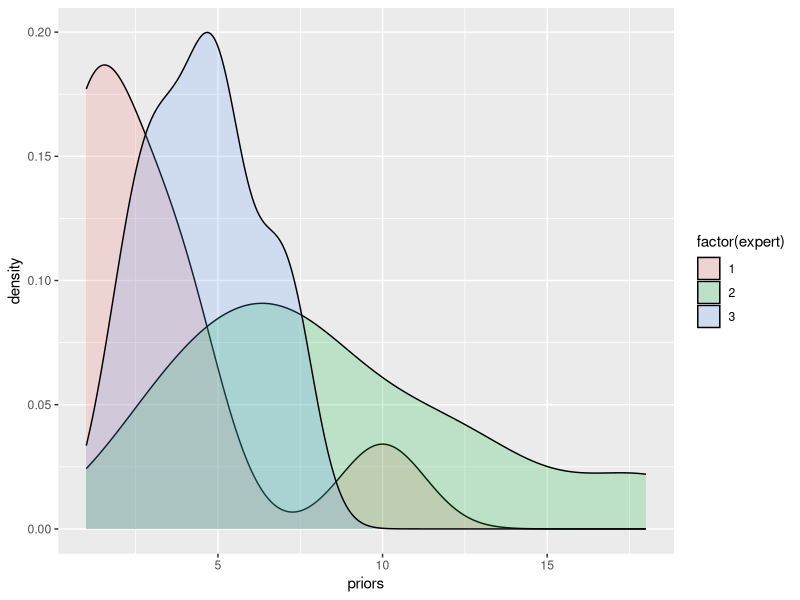
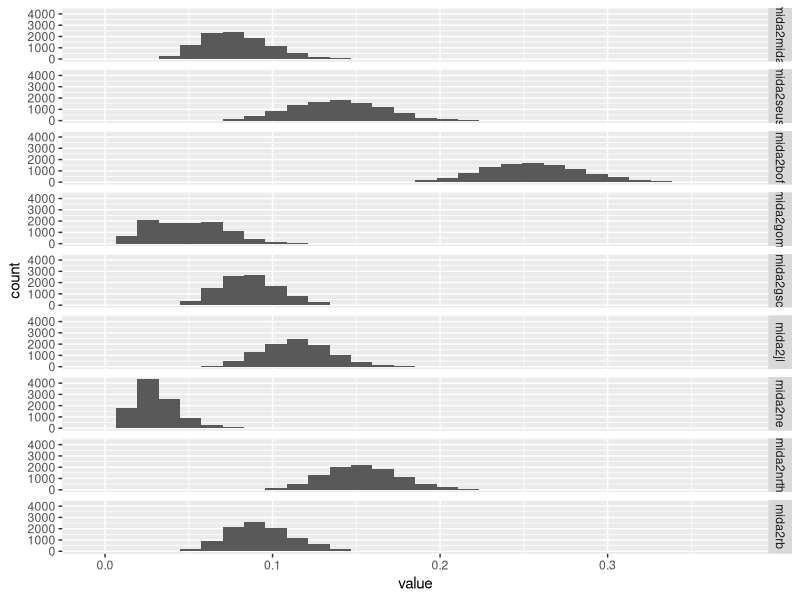

Here is the R script that generated these plots, in order:
## ---- chunk 1
library(ggplot2)
dir1 <- floor(rgamma(9, 2, 0.5));dir1[dir1 == 0] <- 1
dir2 <- floor(rgamma(9, 4, 0.5));dir2[dir2 == 0] <- 1
dir3 <- floor(rgamma(9, 10, 2));dir3[dir3 == 0] <- 1

allDirs <- data.frame(expert = rep(1:3, each = 9), priors = c(dir1, dir2, dir3))
allDirs$priors[allDirs$priors == 0] <- 1

ggplot(allDirs, aes(x = priors, fill = factor(expert))) + 
  geom_density(alpha = 0.2)

simDat <- c(15, 25, 60, 5, 17, 23, 1, 35, 21)

df <- data.frame(data = simDat,
                 expert1 = dir1,
                 expert2 = dir2,
                 expert3 = dir3)
knitr::kable(df, caption = "Table 1. Data for worked example and 3 experts' prior Dirichlet distributions.")
## ---- chunk 2

calcC <- function(data, prior){
  dd <- as.vector(data)
  pp <- as.vector(prior)
  if(length(dd) != length(pp)) stop('Data and prior lengths do not match')
  c <- prod(lgamma(dd + pp)) / lgamma(sum(dd + pp)) 
  # note that without using log gamma, this blows up.
  return(c)
}

calcC(simDat, dir1)
## ---- chunk 3
c1 <- calcC(simDat, dir1)
c2 <- calcC(simDat, dir2)
c3 <- calcC(simDat, dir3)

k1 <- (1/3 * c1) / (1/3 * c1 + 1/3 * c2 + 1/3 * c3)
k2 <- (1/3 * c2) / (1/3 * c1 + 1/3 * c2 + 1/3 * c3)
k3 <- (1/3 * c3) / (1/3 * c1 + 1/3 * c2 + 1/3 * c3)
K <- c(k1, k2, k3)
## ---- chunk 4
round(K, 3)
## ---- chunk 5
a <- runif(1)
a
round(K, 3)
idx <- which.min(abs(K - a)) # I am not sure if this is the right algorithm
# I experimented with findInterval(), but couldn't get what I wanted
prior <- allDirs[allDirs$expert == idx, 'priors']
library(gtools)
post <- rdirichlet(1, simDat + prior)
round(post, 3)
## ---- chunk 6
nsamp <- 10000
outdf <- matrix(nrow = nsamp, ncol = 9)
colnames(outdf) <- c('mida2mida', 'mida2seus', 'mida2bof', 'mida2gom', 
                     'mida2gsc', 'mida2jl', 'mida2ne', 'mida2nrth', 'mida2rb')
for(i in 1:nsamp){
  a <- runif(1)
  idx <- which.min(abs(K - a)) 
  prior <- allDirs[allDirs$expert == idx, 'priors']
  outdf[i, ] <- rdirichlet(1, simDat + prior)
}
## ---- chunk 7
library(reshape2)
library(ggplot2)
dflong <- melt(as.data.frame(outdf))
p <- ggplot(data = dflong, aes(value, group = variable))+
  geom_histogram()+
  facet_grid(variable ~ .)
p
